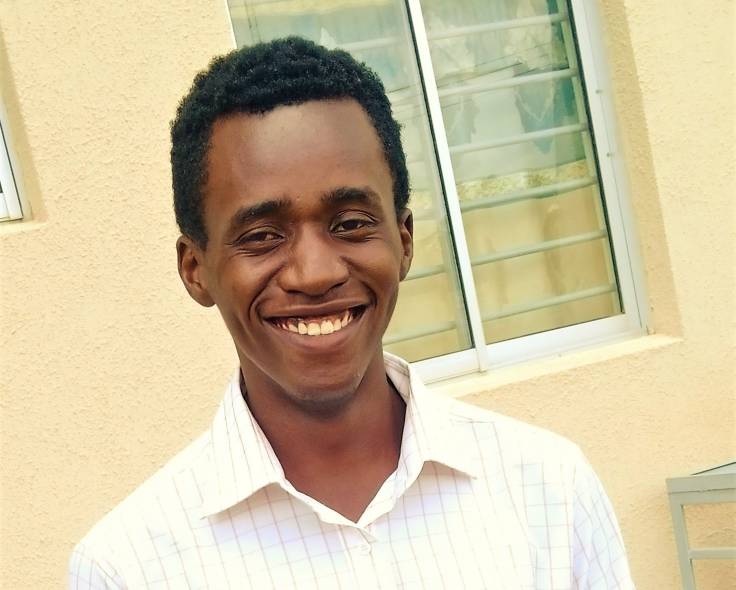
#> input picture Images/atsushi1.jpg, 1471 x 1179 px, given in place of first.jpg, which was not available (shown at 1/2 size)
$ jupyter execute canny_edge_detection_assignment.ipynb   (text cells are left out)
#> lines starting #> are read from the running program, lines starting #| are printed output that depends on the picture; after the words box and inside, x2 and y2 are one past the last pixel; in counts of white or black regions, pixels touching at a corner belong together; pictures that were not available may be replaced by others from this repository, and a replacement may not be noted
[cell 1]
#Reading the images

import cv2

first_image = cv2.imread("Images/first.jpg")
#> first_image is the input picture: shape (1179, 1471, 3); mean B, G, R 161.1, 193.7, 206.8
second_image = cv2.imread("Images/second.jpg")
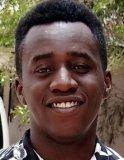
#> input picture Images/atsushi2.jpg, 124 x 160 px, given in place of second.jpg, which was not available
#> second_image is the input picture: shape (160, 124, 3); mean B, G, R 70, 80.2, 99.8
third_image = cv2.imread("Images/third.jpeg")
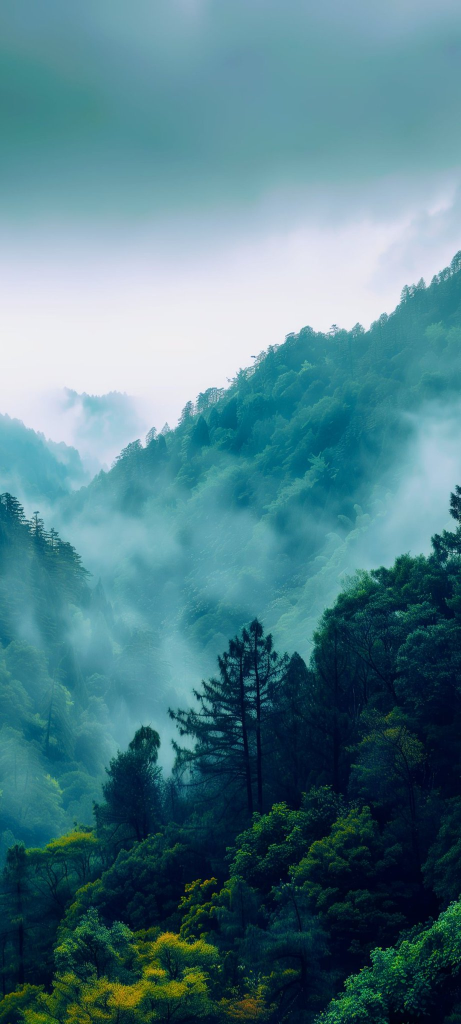
#> input picture Images/third.jpeg, 922 x 2048 px (shown at 1/2 size)
#> third_image is the input picture: shape (2048, 922, 3); mean B, G, R 136, 124.9, 80

resized_first_image = cv2.resize(first_image, (200,200))
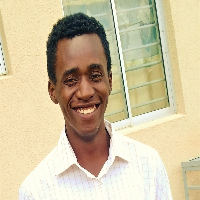
#> resized_first_image: shape (200, 200, 3); mean B, G, R 161.1, 193.6, 206.8
resized_second_image = cv2.resize(second_image, (200,200))
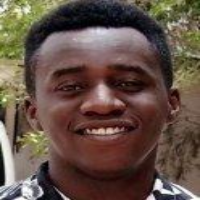
#> resized_second_image: shape (200, 200, 3); mean B, G, R 69.8, 80.1, 99.7
resized_third_image = cv2.resize(third_image, (200,200))
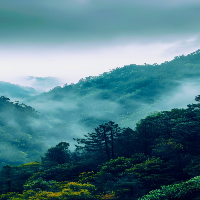
#> resized_third_image: shape (200, 200, 3); mean B, G, R 136, 124.9, 79.9

[cell 2]
#Declaring threshold values and exprimeting with 250 as values for thresholding
threshold_1 = 250
threshold_2 = 250

#getting the edges for the various images
first_image_edges = cv2.Canny(resized_first_image, threshold_1, threshold_2)
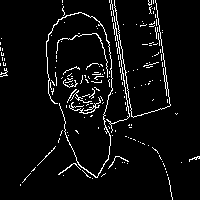
#> first_image_edges: shape (200, 200); 5.2% white in thin lines or dots
second_image_edges = cv2.Canny(resized_second_image, threshold_1, threshold_2)
#> second_image_edges: shape (200, 200); 5.2% white in thin lines or dots
third_image_edges = cv2.Canny(resized_third_image, threshold_1, threshold_2)
#> third_image_edges: shape (200, 200); 4.2% white in thin lines or dots, all inside (x1, y1, x2, y2) = (0, 49, 200, 200)

[cell 3]
#displaying the resulting edges

import matplotlib.pyplot as plt

#configuring the figure size
plt.figure(figsize=(200,10))

#displaying the Original images
plt.subplot(2,3,1)
plt.imshow(resized_first_image)
plt.title("Original First Image")
plt.axis("off")
plt.show()

plt.subplot(2,3,2)
plt.imshow(resized_second_image)
plt.title("Original Second Image")
plt.axis("off")
plt.show()

plt.subplot(2,3,3)
plt.imshow(resized_third_image)
plt.title("Original Third Image")
plt.axis("off")
plt.show()


#displaying the edges of the images

plt.subplot(2,3,4)
plt.imshow(first_image_edges)
plt.title("First Image Edges")
plt.axis("off")
plt.show()

plt.subplot(2,3,5)
plt.imshow(second_image_edges)
plt.title(" Second Image Edges")
plt.axis("off")
plt.show()

plt.subplot(2,3,6)
plt.imshow(third_image_edges)
plt.title("Thrid Image Edges")
plt.axis("off")
plt.show()

[cell 4]
#trying the threshold of 200 and 250

def try_threshold(threshold_1, threshold_2):

#> called with threshold_1 = 200, threshold_2 = 250
    first_image_edges = cv2.Canny(resized_first_image, threshold_1, threshold_2)
#> first_image_edges: shape (200, 200); 6% white in thin lines or dots
    second_image_edges = cv2.Canny(resized_second_image, threshold_1, threshold_2)
#> second_image_edges: shape (200, 200); 7% white in thin lines or dots
    third_image_edges = cv2.Canny(resized_third_image, threshold_1, threshold_2)

    plt.figure(figsize=(200,10))

    #displaying the Original images
    plt.subplot(2,3,1)
    plt.imshow(resized_first_image)
    plt.title("Original First Image")
    plt.axis("off")
    plt.show()

    plt.subplot(2,3,2)
    plt.imshow(resized_second_image)
    plt.title("Original Second Image")
    plt.axis("off")
    plt.show()

    plt.subplot(2,3,3)
    plt.imshow(resized_third_image)
    plt.title("Original Third Image")
    plt.axis("off")
    plt.show()


    #displaying the edges of the images

    plt.subplot(2,3,4)
    plt.imshow(first_image_edges)
    plt.title("First Image Edges")
    plt.axis("off")
    plt.show()

    plt.subplot(2,3,5)
    plt.imshow(second_image_edges)
    plt.title(" Second Image Edges")
    plt.axis("off")
    plt.show()

    plt.subplot(2,3,6)
    plt.imshow(third_image_edges)
    plt.title("Thrid Image Edges")
    plt.axis("off")
    plt.show()

try_threshold(200, 250)

[cell 5]
try_threshold(100, 150)
#> call 2 of try_threshold, with threshold_1 = 100, threshold_2 = 150
#> in try_threshold (call 2), `first_image_edges = cv2.Canny(resized_first_image, threshold_1, thresh..`: first_image_edges: shape (200, 200); 10.4% white in thin lines or dots
#> in try_threshold (call 2), `second_image_edges = cv2.Canny(resized_second_image, threshold_1, thre..`: second_image_edges: shape (200, 200); 14.7% white in thin lines or dots
#> in try_threshold (call 2), `third_image_edges = cv2.Canny(resized_third_image, threshold_1, thresh..`:
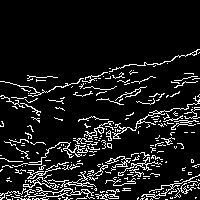
#> third_image_edges: shape (200, 200); 10.4% white in thin lines or dots, all inside (x1, y1, x2, y2) = (0, 49, 200, 200)

[cell 6]
try_threshold(50, 100)
#> call 3 of try_threshold, with threshold_1 = 50, threshold_2 = 100
#> in try_threshold (call 3), `first_image_edges = cv2.Canny(resized_first_image, threshold_1, thresh..`:
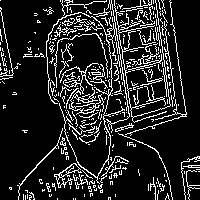
#> first_image_edges: shape (200, 200); 14.8% white in thin lines or dots
#> in try_threshold (call 3), `second_image_edges = cv2.Canny(resized_second_image, threshold_1, thre..`:
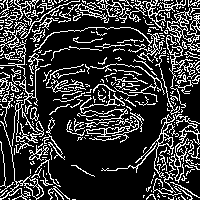
#> second_image_edges: shape (200, 200); 21.7% white in thin lines or dots
#> in try_threshold (call 3), `third_image_edges = cv2.Canny(resized_third_image, threshold_1, thresh..`:
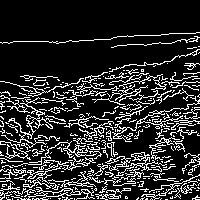
#> third_image_edges: shape (200, 200); 17.6% white in thin lines or dots, all inside (x1, y1, x2, y2) = (0, 32, 200, 200)
